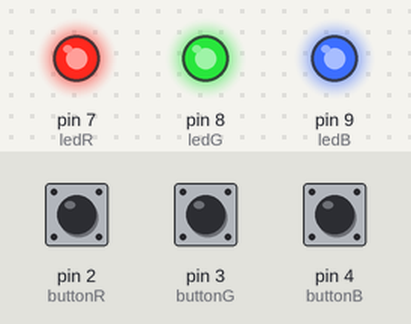
The sketch below on a simulated Arduino Uno, built with avr-gcc and run on an emulated ATmega328P. Shown: output pins drawn as LEDs (lit = HIGH). The test bench sets the inputs (shaded band); at power-on: pin 2 (buttonR) LOW, pin 3 (buttonG) LOW, pin 4 (buttonB) LOW.

Above: at 1.2 s.
1.3 s: pin 2 (buttonR) pulled HIGH for 0.15 s
At 1.37 s:
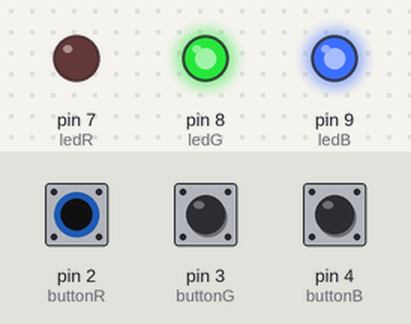
2.9 s: pin 3 (buttonG) pulled HIGH for 0.15 s
At 2.98 s:
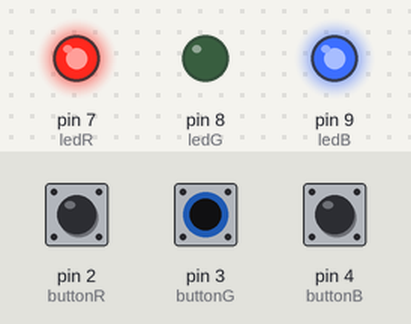
4.5 s: pin 4 (buttonB) pulled HIGH for 0.15 s
At 4.57 s:
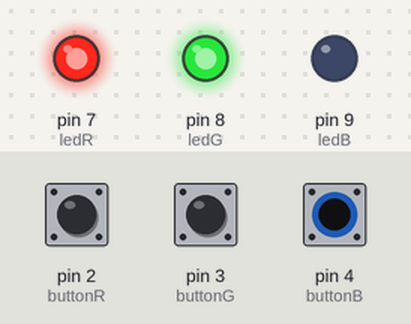
6.1 s: pin 4 (buttonB) pulled HIGH for 3.2 s
At 10.4 s:
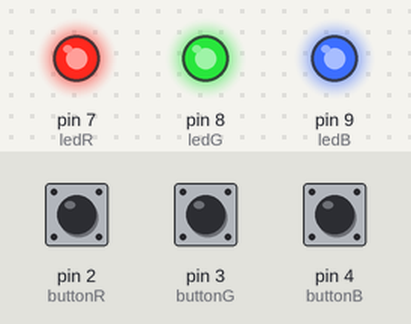
10.8 s: pin 2 (buttonR) pulled HIGH for 3.2 s
At 11.3 s:
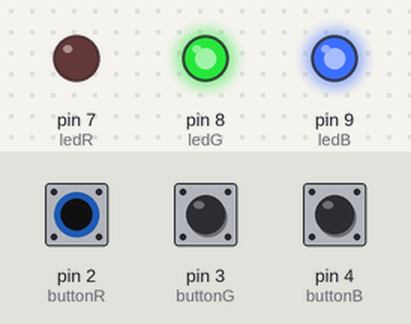
15.5 s: pin 2 (buttonR) driven HIGH and pin 3 (buttonG) driven HIGH
At 16.2 s:
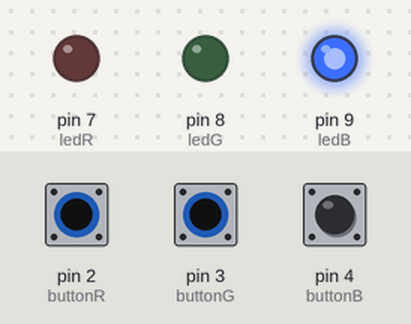
Timing chart, 0 to 18.0 s (numbered marks = the images above; inputs shaded):
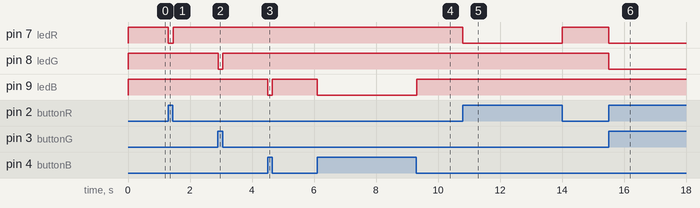

The sketch:

L5_Color_Pannel.ino
```cpp
// (licence header left out)
const int ledR = 7;
const int ledG = 8;
const int ledB = 9;

const int buttonR = 2;
const int buttonG = 3;
const int buttonB = 4;


void setup()
{
    pinMode(ledR, OUTPUT);                          // set all led pin OUTPUT
    pinMode(ledG, OUTPUT);
    pinMode(ledB, OUTPUT);

    pinMode(buttonR, INPUT);                        // set all button pin INPUT
    pinMode(buttonG, INPUT);
    pinMode(buttonB, INPUT);
}

void loop()
{
    int stateR = 1-digitalRead(buttonR);            // get state of button
    int stateG = 1-digitalRead(buttonG);
    int stateB = 1-digitalRead(buttonB);

    digitalWrite(ledR, stateR);                     // set led
    digitalWrite(ledG, stateG);
    digitalWrite(ledB, stateB);

    delay(10);
}
```

Measured:
- after the input at 1.3 s, pin 7 (ledR): HIGH → LOW at once, → HIGH 0.15 s later
- after the input at 2.9 s, pin 8 (ledG): HIGH → LOW at once, → HIGH 0.15 s later
- after the input at 4.5 s, pin 9 (ledB): HIGH → LOW at once, → HIGH 0.15 s later
- after the input at 6.1 s, pin 9 (ledB): HIGH → LOW at once, → HIGH 3.2 s later
- after the input at 10.8 s, pin 7 (ledR): HIGH → LOW at once, → HIGH 3.2 s later
- after the input at 15.5 s, pin 7 (ledR), pin 8 (ledG): HIGH → LOW at once
